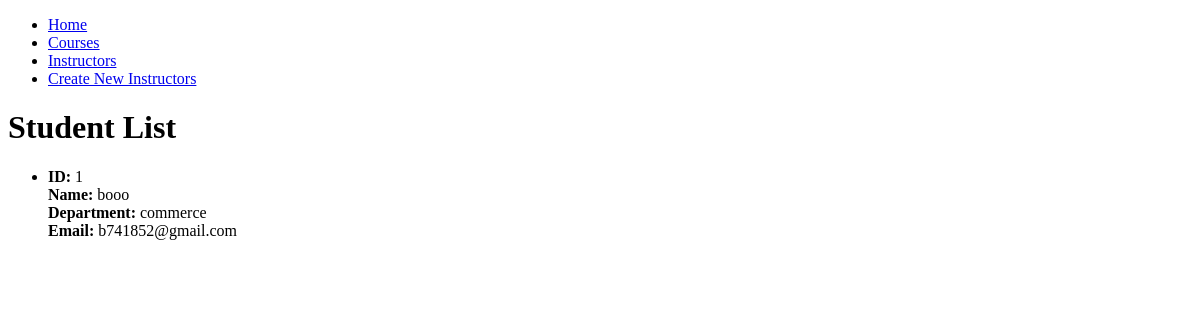
The app's page /students/, older data.
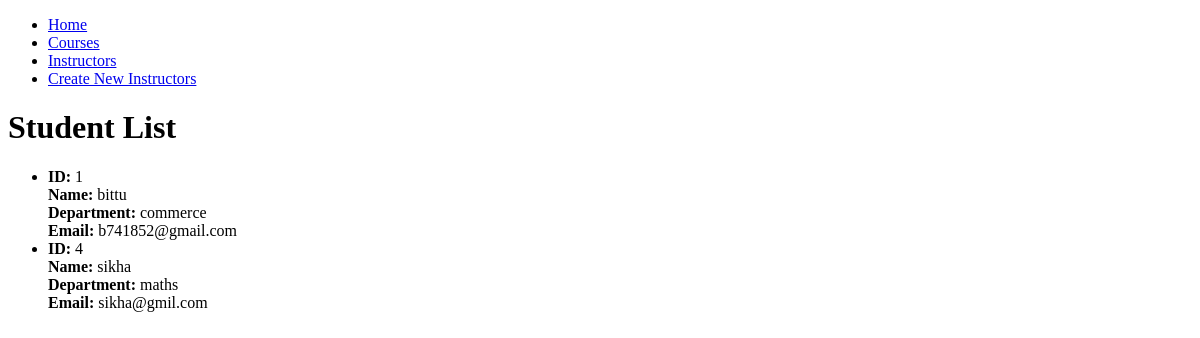
The same page, newer data.
### edusphere_app/models.py (models this page shows, shortened)
class Student(models.Model):
    id = models.AutoField(primary_key=True)
    name = models.CharField(max_length=255)
    email = models.EmailField()
    department = models.ForeignKey(Department, on_delete=models.CASCADE)

class Department(models.Model):
    id = models.AutoField(primary_key=True)
    name = models.CharField(max_length=255)
    def __str__(self):
        return self.name

### edusphere_app/views.py (the view)
# urls.py: path('students/', views.student_list, name='student_list'),
def student_list(request):
    students = Student.objects.all()
    return render(request, 'student_list.html', {'students': students})

### edusphere_app/templates/student_list.html (shortened to what this page needs)
<!DOCTYPE html>
<html>
<head>
</head>
<body>
    <nav>
        <ul>
            <li><a href="/">Home</a></li>
            <li><a href="/courses/">Courses</a></li>
            <li><a href="/instructors/">Instructors</a></li>
            <li><a href="/instructors/create/">Create New Instructors</a></li>
        </ul>
    </nav>
    <h1>Student List</h1>
    <ul>
        {% for student in students %}
            <li>
                <strong>ID:</strong> {{ student.id }}<br>
                <strong>Name:</strong> {{ student.name }}<br>
                <strong>Department:</strong> {{ student.department }}<br>
                <strong>Email:</strong> {{ student.email }}<br>
            </li>
        {% endfor %}
    </ul>
</body>
</html>

Row changes from the older to the newer data that the page shows:
changed Student "b741852@gmail.com": name "booo" → "bittu"
added Student: id "4", name "sikha", department "maths", email "sikha@gmil.com"
